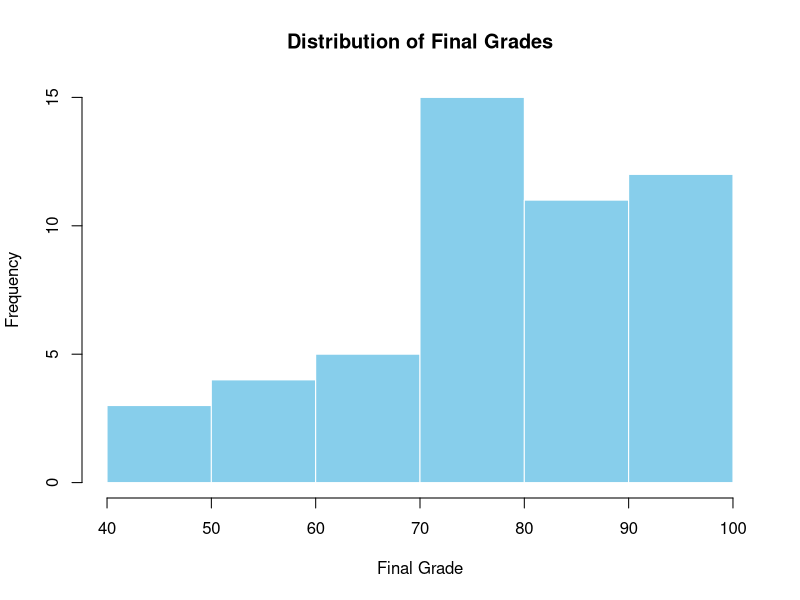
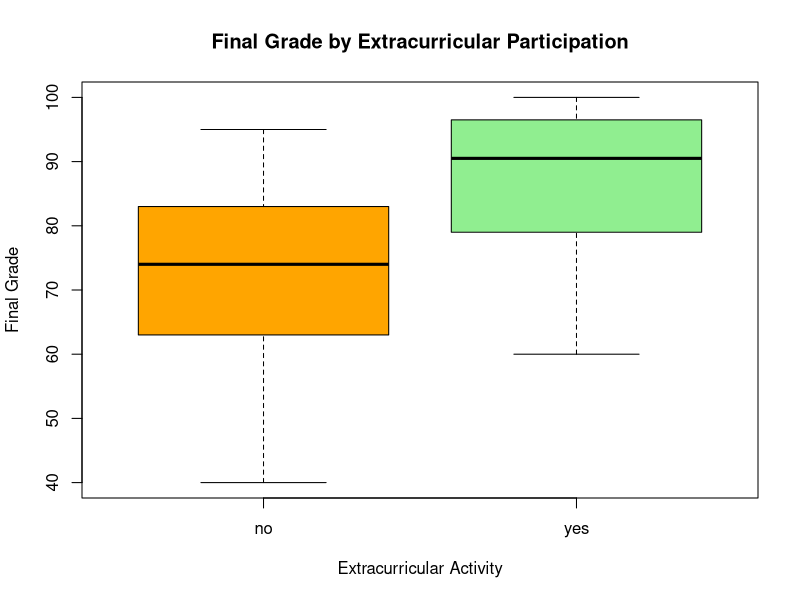
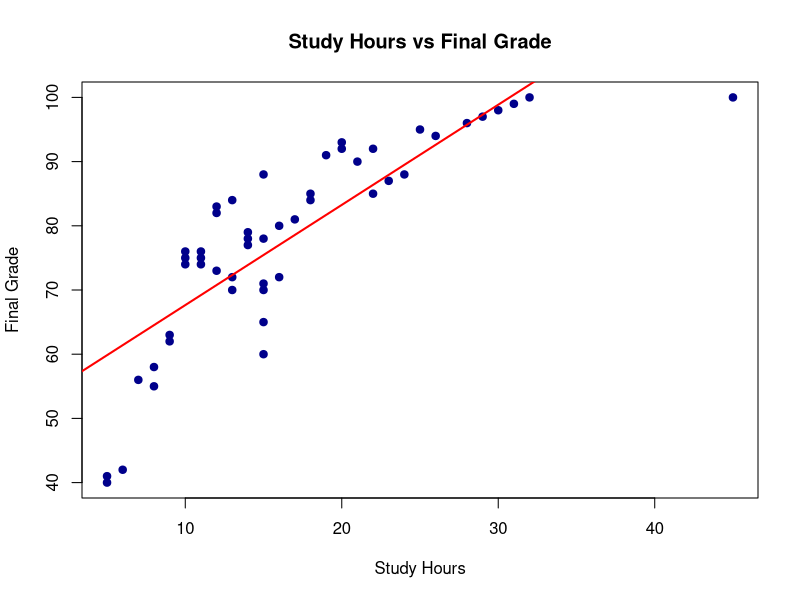
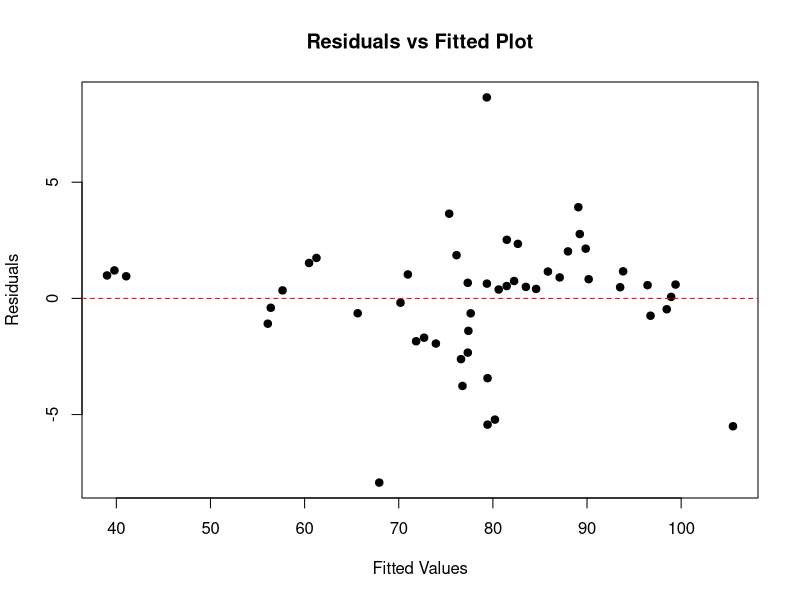
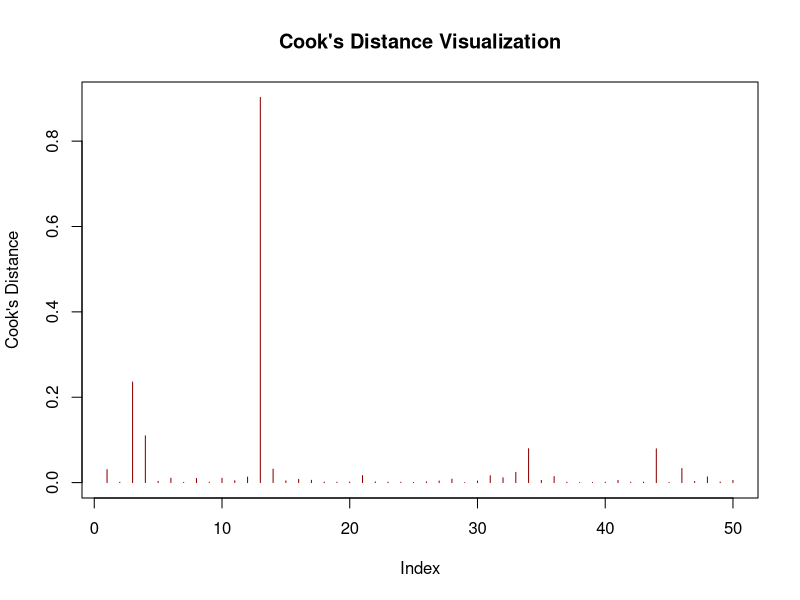

Write the R code that produced these figures, in order.
## ---- chunk 1
knitr::opts_chunk$set(echo = TRUE)
## ---- chunk 2
# ==============================================================================
# AIN-2002: DATA CLEANING, EDA, AND REGRESSION MODELING
# 2nd Homework Assignment - Spring 2026
# ==============================================================================

# --- PART 0: DATASET CREATION ---
# We initialize the dataset using the provided seed and parameters[cite: 22, 33].
set.seed(42) 

df_assignment <- data.frame(
  Student_ID = 1:50, 
  Study_Hours = c(10, 12, NA, 15, 8, 20, 22, 5, 30, NA, 14, 18, 45, 11, 9, 21, 25, 13, 16, 28, 
                  10, 12, 14, NA, 8, 19, 23, 6, 31, 15, 14, 18, 12, 11, 9, 22, 26, 13, 17, 29, 
                  10, 13, 15, 11, 7, 20, 24, 5, 32, 16), 
  Attendance_Rate = c(0.85, 0.90, 0.70, NA, 0.60, 0.95, 0.88, 0.40, 1.0, 0.75, 0.82, NA, 1.20, 0.88, 0.65, 
                      0.92, 0.98, 0.76, 0.84, 0.99, 0.85, 0.91, 0.83, 0.68, 0.62, 0.96, 0.89, 0.42, 1.0, 0.77, 
                      0.81, 0.87, 0.84, 0.89, 0.66, 0.93, 0.97, 0.75, 0.85, 0.98, 0.86, 0.92, 0.82, 0.88, 0.61, 
                      0.94, 0.90, 0.41, 1.0, 0.78),
  Extracurricular = c("Yes", "no", "YES", "No", "no", "Yes", "No", "no", "Yes", "YES", "No", "Yes", "Yes", "No", "no", 
                      "Yes", "No", "no", "Yes", "Yes", "No", "No", "Yes", "no", "No", "Yes", "No", "no", "Yes", "No", 
                      "No", "Yes", "No", "No", "no", "Yes", "No", "no", "Yes", "Yes", "No", "No", "Yes", "No", "No", 
                      "Yes", "No", "no", "Yes", "No"), 
  Final_Grade = c(75, 82, 60, 88, 55, 92, 85, 40, 98, 70, 78, 84, 250, 76, 62, 90, 95, 72, 80, 96, 
                  74, 83, 77, 65, 58, 91, 87, 42, 99, 71, 79, 85, 73, 75, 63, 92, 94, 70, 81, 97, 
                  76, 84, 78, 74, 56, 93, 88, 41, 100, 72) 
)
## ---- chunk 3
# --- TASK 1: DATA CLEANING ---

# 1.1 Missing Values: Apply median imputation. 
# Interpretation: Median is preferred over mean because it is robust against outliers present 
# in Study_Hours and Final_Grade.
df_assignment$Study_Hours[is.na(df_assignment$Study_Hours)] <- median(df_assignment$Study_Hours, na.rm = TRUE)
df_assignment$Attendance_Rate[is.na(df_assignment$Attendance_Rate)] <- median(df_assignment$Attendance_Rate, na.rm = TRUE) 

# 1.2 Inconsistency: Normalize Extracurricular labels and convert to factor
# Interpretation: Normalization ensures that "YES", "Yes", and "no" with spaces are 
# treated as identical categories.
df_assignment$Extracurricular <- trimws(tolower(df_assignment$Extracurricular)) 
df_assignment$Extracurricular <- as.factor(df_assignment$Extracurricular) 

# 1.3 Outliers: Correct logically impossible values.
# Interpretation: Attendance cannot exceed 1.0 (100%), and grades cannot exceed. 
# We use capping (Winsorization) to correct these values.
df_assignment$Attendance_Rate[df_assignment$Attendance_Rate > 1.0] <- 1.0 
df_assignment$Final_Grade[df_assignment$Final_Grade > 100] <- 100 
## ---- chunk 4
# --- TASK 2: EXPLORATORY DATA ANALYSIS (EDA) ---

# Visualizing distribution of Final_Grade.
hist(df_assignment$Final_Grade, 
     main = "Distribution of Final Grades", 
     xlab = "Final Grade", col = "skyblue", border = "white") 

# Comparing grades by extracurricular activity.
boxplot(Final_Grade ~ Extracurricular, data = df_assignment,
        main = "Final Grade by Extracurricular Participation",
        xlab = "Extracurricular Activity", ylab = "Final Grade",
        col = c("orange", "lightgreen")) 
## ---- chunk 5
# --- TASK 3: CORRELATION ANALYSIS ---

# Calculate Pearson and Spearman coefficients.
pearson_corr <- cor(df_assignment$Study_Hours, df_assignment$Final_Grade, method = "pearson") 
spearman_corr <- cor(df_assignment$Study_Hours, df_assignment$Final_Grade, method = "spearman") 

print(paste("Pearson Correlation:", round(pearson_corr, 4))) 
print(paste("Spearman Correlation:", round(spearman_corr, 4))) 
# Interpretation: Spearman captures monotonic relationships, while Pearson captures linear ones. 
# A difference between them indicates potential non-linearity or influence of outliers.
## ---- chunk 6
# --- TASK 4: REGRESSION MODELING ---

# Build multiple linear regression model.
model <- lm(Final_Grade ~ Study_Hours + Attendance_Rate + Extracurricular, data = df_assignment) 
summary(model) 
# Interpretation: Review the summary to identify variables with p-values < 0.05
## ---- chunk 7
# --- TASK 5: MODEL PERFORMANCE AND RMSE ---

# Manual RMSE calculation.
y_predicted <- fitted.values(model) 
y_observed <- df_assignment$Final_Grade 
rmse <- sqrt(mean((y_observed - y_predicted)^2)) 
print(paste("Manual RMSE:", round(rmse, 4))) 
## ---- chunk 8
# --- TASK 6: INTERPRETATION ---

# R-squared explanation[cite: 61].
# Interpretation: R-squared represents the proportion of variance in Final_Grade 
# explained by the independent variables in the model.

# Regression coefficient for Study_Hours.
study_coef <- coef(model)["Study_Hours"]
print(paste("Grade change per study hour:", round(study_coef, 4))) 
# Interpretation: For every one-unit increase in Study Hours, the Final Grade 
# is predicted to change by the value of this coefficient.
## ---- chunk 9
# --- TASK 7: REGRESSION VISUALIZATION ---

# Scatter plot with regression line.
plot(df_assignment$Study_Hours, df_assignment$Final_Grade,
     main = "Study Hours vs Final Grade",
     xlab = "Study Hours", ylab = "Final Grade", pch = 19, col = "darkblue") 
abline(lm(Final_Grade ~ Study_Hours, data = df_assignment), col = "red", lwd = 2)
# Interpretation: The plot shows how closely the data points cluster around the linear fit, 
# indicating the strength of the relationship.
## ---- chunk 10
# --- TASK 8: RESIDUAL ANALYSIS ---

# Residuals vs Fitted plot.
res <- residuals(model) 
plot(y_predicted, res, 
     main = "Residuals vs Fitted Plot",
     xlab = "Fitted Values", ylab = "Residuals", pch = 19) 
abline(h = 0, col = "red", lty = 2) 
# Interpretation: Random distribution around zero suggests linearity and homoscedasticity. 
# A funnel or U-shape would suggest violations of these assumptions.
## ---- chunk 11
# --- BONUS: HIGH LEVERAGE POINTS ---

# Cook's Distance visualization.
cooks_d <- cooks.distance(model) 
plot(cooks_d, type = "h", main = "Cook's Distance Visualization", 
     xlab = "Index", ylab = "Cook's Distance", col = "darkred") 
# Interpretation: High Cook's Distance values identify influential observations 
# that significantly impact the regression slope.
